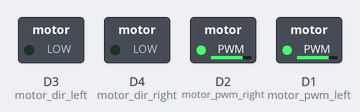
A sketch run on a simulated ESP8266 (NodeMCU). Parts: switched loads named in the sketch (green lamp = pin HIGH). What the sketch prints to the serial monitor is not drawn.

Above: at 0.05 s.
At 2.2 s:
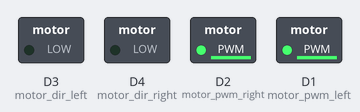
At 2.5 s:
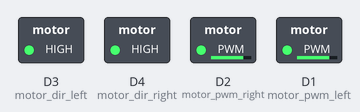
At 4.45 s:
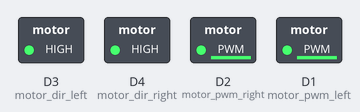
Timing chart, 0 to 5.9 s (numbered marks = the images above):
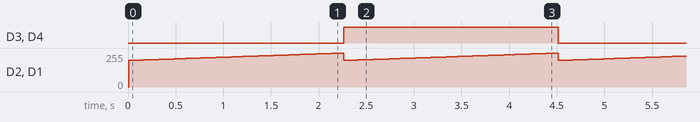

The sketch:

motor_helloworld.ino
```cpp
/*
  Motor Hello World

  Drives motors in same direction.
  Motors should accelerate, switch directions, and repeat

  Note that one of the motor pins overlaps with LED pin D4, so when the left wheel is going CW, the LED light close the ESP chip will turn on
  Note that we opted to swap the motor wires on the right motor so that LOW is backwards for both motors

  We define arbitrarily Left CW = backwards

  Hardware:
  * NodeMCU Amica DevKit Board (ESP8266 chip)
  * Motorshield for NodeMCU
  * 2 motors + 2 wheels + motor chassis with caster
  * Left motor connected to D3 (BLK/A- and RED/A+ on the shield)
  * Right motor connected to D4, with wires swapped (RED/B- and BLK/B+ on the shield)

  modified Nov 2016
  by Nancy Ouyang
*/

#define led_pin D0

#define motor_pwm_left D1
#define motor_pwm_right D2

#define motor_dir_left D3
#define motor_dir_right D4

#define dir_back LOW
#define dir_fwd HIGH

int i = 0;


void setup() {
  pinMode(motor_dir_left, OUTPUT);
  pinMode(motor_pwm_left, OUTPUT);
  pinMode(motor_dir_right, OUTPUT);
  pinMode(motor_pwm_right, OUTPUT);

  Serial.begin(115200);
  Serial.println("BEGIN");
}


void loop() {
  Serial.println("~~~~~~~~~~~~~~Backwards~~~~~~~~~~~~~~~~~~");
  delay(10);

  for ( i = 800; i < 1023; i++ ){
    digitalWrite(motor_dir_left, dir_back);
    analogWrite(motor_pwm_left, i);
    digitalWrite(motor_dir_right, dir_back);
    analogWrite(motor_pwm_right, i);

    Serial.println(i);

    delay(10);
  }

 Serial.println("================Forwards================");
 delay(10);

 for ( i = 800; i < 1023; i++ ){
    digitalWrite(motor_dir_left, dir_fwd);
    analogWrite(motor_pwm_left, i);
    digitalWrite(motor_dir_right, dir_fwd);
    analogWrite(motor_pwm_right, i);

    Serial.println(i);

    delay(10);
  }
}
```

Measured:
- by itself, D3 (motor_dir_left), D4 (motor_dir_right): alternates HIGH for 2.3 s and LOW for 2.3 s
- by itself, D2 (motor_pwm_right), D1 (motor_pwm_left): ramps from 199/255 to 254/255 and jumps back, once every 2.3 s
